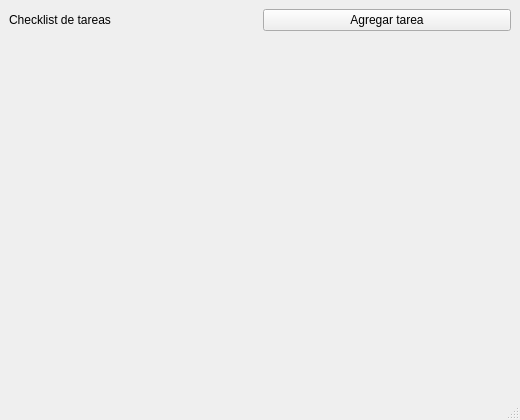
<?xml version="1.0" encoding="UTF-8"?>
<ui version="4.0">
 <class>MainWindow</class>
 <widget class="QMainWindow" name="MainWindow">
  <property name="geometry">
   <rect>
    <x>0</x>
    <y>0</y>
    <width>520</width>
    <height>420</height>
   </rect>
  </property>
  <property name="windowTitle">
   <string>MainWindow</string>
  </property>
  <widget class="QWidget" name="centralwidget">
   <layout class="QVBoxLayout" name="verticalLayout">
    <item>
     <layout class="QHBoxLayout" name="headerLayout">
      <item>
       <widget class="QLabel" name="statusLabel">
        <property name="text">
         <string>Checklist de tareas</string>
        </property>
       </widget>
      </item>
      <item>
       <widget class="QPushButton" name="addTaskButton">
        <property name="text">
         <string>Agregar tarea</string>
        </property>
       </widget>
      </item>
     </layout>
    </item>
    <item>
     <layout class="QVBoxLayout" name="tasksLayout"/>
    </item>
    <item>
     <spacer name="verticalSpacer">
      <property name="orientation">
       <enum>Qt::Vertical</enum>
      </property>
      <property name="sizeHint" stdset="0">
       <size>
        <width>20</width>
        <height>40</height>
       </size>
      </property>
     </spacer>
    </item>
   </layout>
  </widget>
  <widget class="QMenuBar" name="menubar">
   <property name="geometry">
    <rect>
     <x>0</x>
     <y>0</y>
     <width>520</width>
     <height>21</height>
    </rect>
   </property>
  </widget>
  <widget class="QStatusBar" name="statusbar"/>
 </widget>
 <resources/>
 <connections/>
</ui>
